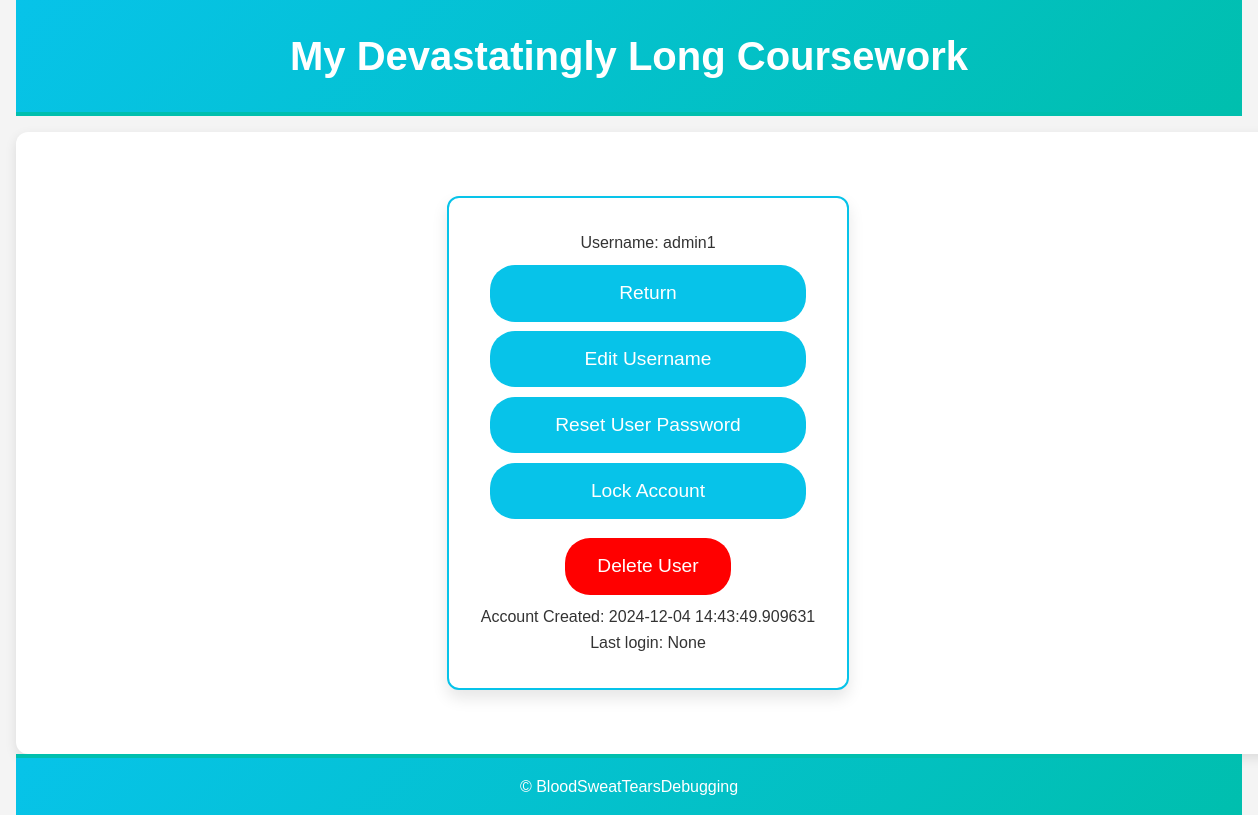
The page /adminUserManagement/admin1 (signed in) on the database its author committed.
### gmail_app.py (models this page shows)
class baseDatabaseModel(db.Model):
    __abstract__ = True
    createdAt = db.Column(db.DateTime, default=datetime.now)
    updatedAt = db.Column(db.DateTime, default=datetime.now, onupdate=datetime.now)

class User(baseDatabaseModel, UserMixin):
    id = db.Column(db.Integer, primary_key=True)
    username = db.Column(db.String(20), nullable=False, unique=True)
    password = db.Column(db.String(80), nullable=False)
    credentials = db.Column(encryptedType, nullable=True)
    emailsLoaded = db.Column(db.DateTime, nullable=True)
    emails = db.relationship('Email', back_populates='user', cascade='all, delete-orphan')
    securityQuestion = db.Column(db.String(50), nullable=True)
    securityAnswer = db.Column(db.String(120), nullable=True)
    passwordAttempts = db.Column(db.Integer, nullable=False, default=0)
    locked = db.Column(db.Boolean, nullable=False, default=False)
    type = db.Column(db.Integer, nullable=False)
    lastLogin = db.Column(db.DateTime, nullable=True)

### gmail_app.py (the view)
@app.route('/adminUserManagement/<username>', methods=['GET', 'POST'])
@login_required
def adminUserManagementUser(username):
    user = User.query.filter_by(username=username).first()
    return render_template('adminUserManagementUser.html', user=user)

### gmail_app.py (called while the page is built)
@login_manager.user_loader
def load_user(user_id):
    return User.query.get(int(user_id))

    def process_result_value(self, value, dialect):
        if value is not None:
            value = self.fernet.decrypt(value.encode()).decode()
        return value

### templates/adminUserManagementUser.html (shortened to what this page needs)
{% extends 'base.html' %}
{% block content %}
<div id="usernameBox" class="box">
    <p>Username: {{ user.username }}</p>
    <a href="{{ url_for('adminUserManagement') }}" class="home-button">Return</a>
    <a href="{{ url_for('editUsername', username=user.username) }}" class="home-button">Edit Username</a>
    <a href="{{ url_for('resetUserPassword', username=user.username) }}" class="home-button">Reset User Password</a>
    {% if not user.locked %}
    <a href="{{ url_for('lock', username=user.username) }}" class="home-button">Lock Account</a>
    {% endif %}
    <a href="{{ url_for('deleteUser', username=user.username) }}" class="home-button" id="Delete">Delete User</a>
    <p>Account Created: {{ user.createdAt }}</p>
    <p>Last login: {{ user.lastLogin }}</p>
</div>
{% endblock %}

### static/style.css (style rules this page uses)
body, h1, h2, h3, p, ul, li, a { margin: 0; padding: 0; list-style: none; text-decoration: none; color: inherit; }
body { font-family: 'Arial', sans-serif; line-height: 1.6; background-color: #f4f4f4; color: #333; display: flex; flex-direction: column; min-height: 100vh; padding: 0 1rem; }
.box { background-color: #ffffff; border-radius: 12px; box-shadow: 0 8px 16px rgba(0, 0, 0, 0.1); padding: 2rem; text-align: center; border: 2px solid #07c3e9; max-width: 100%; overflow: hidden; }
.home-button { background-color: #07c3e9; color: #fff; border: none; border-radius: 25px; padding: 0.8rem 2rem; font-size: 1.2rem; margin: 0.6rem; cursor: pointer; transition: background-color 0.3s ease, transform 0.3s ease; }
a { color: #07c3e9; text-decoration: none; font-size: 1rem; margin-top: 1rem; display: block; }
#Delete { background-color: red; display: inline-block; }

### rows shown on the page
User: username "admin1", createdAt "2024-12-04 14:43:49.909631", lastLogin "None"
